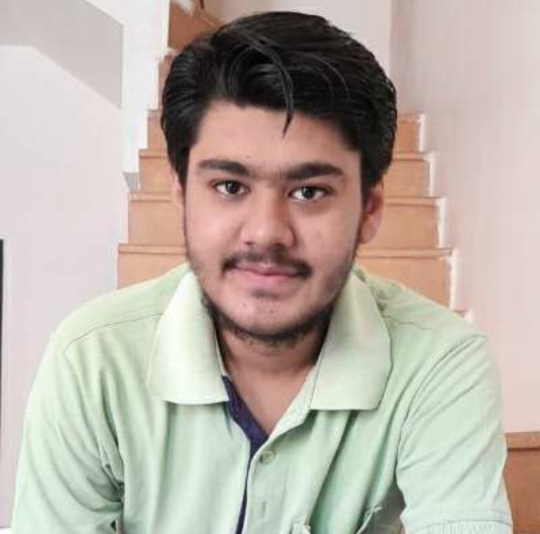
#> input picture CNN_Image_Operation_Using_Different_Kernels/hit.jpeg, 1080 x 1068 px (shown at 1/2 size)
$ jupyter execute CNN_Operations.ipynb
#> lines starting #> are read from the running program, lines starting #| are printed output that depends on the picture
[cell 1]
from google.colab import drive #to import the google drive data

[cell 2]
drive.mount('/content/drive')   # to mount the drive data into the colab cloud and enter the activation code

[cell 3]
cd /content/drive/"My Drive/Colab Notebooks/CNN_Operations"

[cell 4]
import cv2
import numpy as np
import matplotlib.pyplot as plt
from PIL import Image, ImageFilter
import numpy as np
import cv2 as cv
from google.colab.patches import cv2_imshow # for image display
from scipy.ndimage.filters import convolve

[cell 5]
img = cv2.imread('hit.jpeg',cv2.IMREAD_GRAYSCALE)
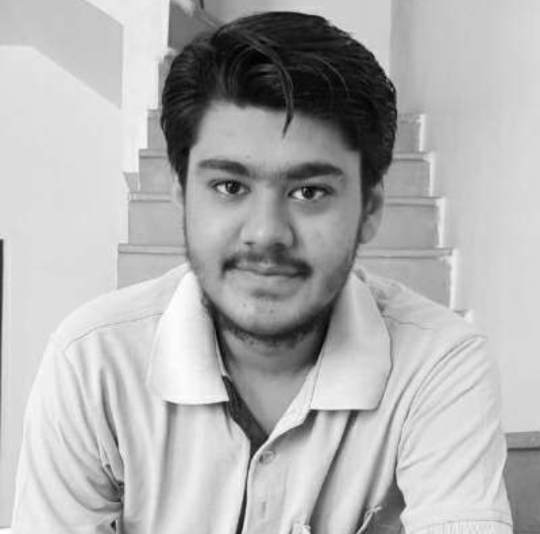
#> img: shape (1068, 1080) (shown at 1/2 size); min 0, max 255, mean 177.9
scale_percent = 15 # percent of original size
width = int(img.shape[1] * scale_percent / 100)
#> width = 162
height = int(img.shape[0] * scale_percent / 100)
#> height = 160
dim = (width, height)
#> dim = (162, 160)

# resize image
resized = cv2.resize(img, dim, interpolation = cv2.INTER_AREA)
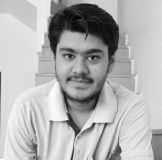
#> resized: shape (160, 162); min 3, max 252, mean 177.9
cv2_imshow(resized)

[cell 6]
identity=np.array([[0,0,0],[0,1,0],[0,0,0]])
im = np.array(resized, dtype=float) #Convert to float to prevent clipping colors
kernel = identity
im2 = convolve(im, kernel)
im3 = np.array(np.clip(im2, 0, 255), dtype=np.uint8) #Apply color clipping

img_new = cv2.hconcat([resized,im3])
cv2_imshow(img_new)

[cell 7]
BoxBlur2=np.array([[1,1,1],[1,1,1],[1,1,1]])*(1/15)    #Sharper Blur but on changing values (instead of 9) can change the bluring
im = np.array(resized, dtype=float) #Convert to float to prevent clipping colors
kernel = BoxBlur2
im2 = convolve(im, kernel)
im3 = np.array(np.clip(im2, 0, 255), dtype=np.uint8) #Apply color clipping

img_new = cv2.hconcat([resized,im3])
cv2_imshow(img_new)

[cell 8]
BoxBlur=np.array([[0,-1,0],[-1,5,-1],[0,-1,0]])*(1/5)      #take (1/5)
im = np.array(resized, dtype=float) #Convert to float to prevent clipping colors
kernel = BoxBlur
im2 = convolve(im, kernel)
im3 = np.array(np.clip(im2, 0, 255), dtype=np.uint8) #Apply color clipping
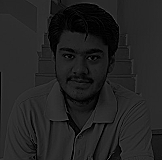
#> im3: shape (160, 162); min 0, max 95, mean 35.2

img_new = cv2.hconcat([resized,im3])
cv2_imshow(img_new)

[cell 9]
smallBlur = np.ones((7, 7), dtype="float") * (1.0 / (7 * 7))
im = np.array(resized, dtype=float) #Convert to float to prevent clipping colors
kernel = smallBlur
im2 = convolve(im, kernel)
im3 = np.array(np.clip(im2, 0, 255), dtype=np.uint8) #Apply color clipping

img_new = cv2.hconcat([resized,im3])
cv2_imshow(img_new)

[cell 10]
largeBlur = np.ones((21, 21), dtype="float") * (1.0 / (21 * 21))
im = np.array(resized, dtype=float) #Convert to float to prevent clipping colors
kernel = largeBlur
im2 = convolve(im, kernel)
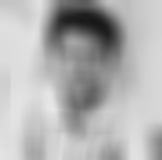
#> im2: shape (160, 162) float64; min 24.05, max 231.3, mean 177.9
im3 = np.array(np.clip(im2, 0, 255), dtype=np.uint8) #Apply color clipping

img_new = cv2.hconcat([resized,im3])
cv2_imshow(img_new)

[cell 11]
edgedetection1=np.array([[1,0,-1],[0,0,0],[-1,0,1]])
im = np.array(resized, dtype=float) #Convert to float to prevent clipping colors
kernel = edgedetection1
im2 = convolve(im, kernel)
im3 = np.array(np.clip(im2, 0, 255), dtype=np.uint8) #Apply color clipping

img_new = cv2.hconcat([resized,im3])
cv2_imshow(img_new)

[cell 12]
edgedetection2=np.array([[0,1,0],[1,-4,1],[0,1,0]])
im = np.array(resized, dtype=float) #Convert to float to prevent clipping colors
kernel = edgedetection2
im2 = convolve(im, kernel)
im3 = np.array(np.clip(im2, 0, 255), dtype=np.uint8) #Apply color clipping

img_new = cv2.hconcat([resized,im3])
cv2_imshow(img_new)

[cell 13]
edgedetection3=np.array([[-1,-1,-1],[-1,8,-1],[-1,-1,-1]])
im = np.array(resized, dtype=float) #Convert to float to prevent clipping colors
kernel = edgedetection2
im2 = convolve(im, kernel)
im3 = np.array(np.clip(im2, 0, 255), dtype=np.uint8) #Apply color clipping

img_new = cv2.hconcat([resized,im3])
cv2_imshow(img_new)

[cell 14]
sharpen=np.array([[0,-1,0],[-1,5,-1],[0,-1,0]])
im = np.array(resized, dtype=float) #Convert to float to prevent clipping colors
kernel = sharpen
im2 = convolve(im, kernel)
im3 = np.array(np.clip(im2, 0, 255), dtype=np.uint8) #Apply color clipping

img_new = cv2.hconcat([resized,im3])
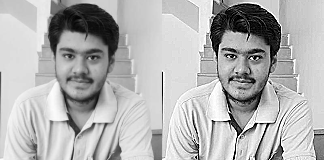
#> img_new: shape (160, 324); min 0, max 255, mean 177.9
cv2_imshow(img_new)

[cell 15]
sobel_hori=np.array([[1,2,1],[0,0,0],[-1,-2,-1]])
im = np.array(resized, dtype=float) #Convert to float to prevent clipping colors
kernel = sobel_hori
im2 = convolve(im, kernel)
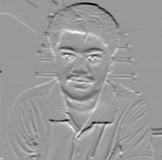
#> im2: shape (160, 162) float64; min -702, max 461, mean -0.3; drawn with min black and max white
im3 = np.array(np.clip(im2, 0, 255), dtype=np.uint8) #Apply color clipping
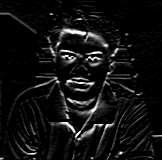
#> im3: shape (160, 162); min 0, max 255, mean 17

img_new = cv2.hconcat([resized,im3])
cv2_imshow(img_new)

[cell 16]
sobel_verti=np.array([[-1,0,1],[-2,0,2],[-1,0,1]])
im = np.array(resized, dtype=float) #Convert to float to prevent clipping colors
kernel = sobel_verti
im2 = convolve(im, kernel)
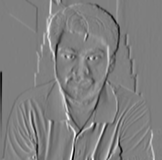
#> im2: shape (160, 162) float64; min -688, max 685, mean -0.8; drawn with min black and max white
im3 = np.array(np.clip(im2, 0, 255), dtype=np.uint8) #Apply color clipping
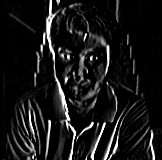
#> im3: shape (160, 162); min 0, max 255, mean 23.4

img_new = cv2.hconcat([resized,im3])
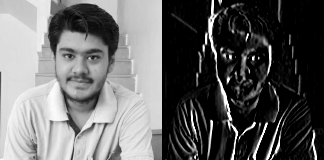
#> img_new: shape (160, 324); min 0, max 255, mean 100.7
cv2_imshow(img_new)
